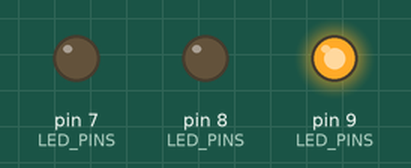
Simulated run of this sketch. Board: Arduino Uno, built with avr-gcc and run on an emulated ATmega328P. Parts: output pins drawn as LEDs (lit = HIGH). Random numbers use the default seed unless the sketch sets one.

Above: at 0.1 s.
At 62.2 s:
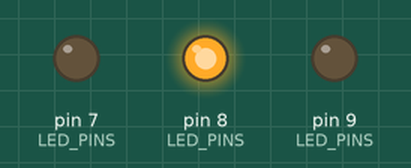
At 127.9 s:
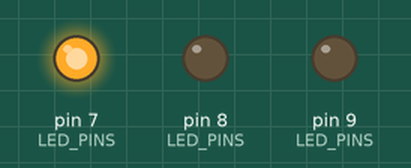
Timing chart, 0 to 129.4 s (numbered marks = the images above):
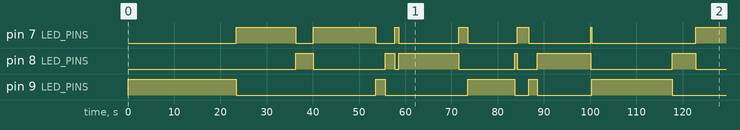

Measured:
- by itself, pin 7 (LED_PINS): LOW → HIGH at 23.4 s, → LOW 12.9 s later, → HIGH 3.8 s later, → LOW 13.5 s later, … (13 changes in this stretch)
- by itself, pin 8 (LED_PINS): LOW → HIGH at 36.3 s, → LOW 3.8 s later, → HIGH 15.6 s later, → LOW 2.1 s later, … (12 changes in this stretch)
- by itself, pin 9 (LED_PINS): LOW → HIGH at 0.00 s, → LOW 23.4 s later, → HIGH 30.3 s later, → LOW 2.0 s later, … (10 changes in this stretch)

The sketch:

RTOS10_Counting_Semaphore_2.ino
```cpp
#include <Arduino_FreeRTOS.h> // tested on Uno
#include <task.h>
#include <semphr.h>

#define LED_ON     LOW
#define LED_OFF    HIGH
#define NUM_LEDS   (3)
#define NUM_ACTIVE_TASKS (2)
const byte LED_PINS[] = {7,8,9,};

TaskHandle_t taskHandles[ NUM_LEDS ];
SemaphoreHandle_t  semaphore;// task function prototypes

void task( void *pvParameters );
void sequencer(  void *pvParameters );

void setup() {
  Serial.begin(9600);
  char sbuf[4];
  int  priority = (tskIDLE_PRIORITY + 2);
  randomSeed( analogRead(0) ); // initialize seed value
  semaphore = xSemaphoreCreateCounting(
                NUM_ACTIVE_TASKS, NUM_ACTIVE_TASKS );
  for ( int id=0; id < NUM_LEDS; id++ ) {
     sprintf( sbuf, "T%d", id );
     xTaskCreate(
       task, (const char *)sbuf, 60,
       (void *)id, priority, &taskHandles[id]
     );
  }
}

void loop() {} // do nothings

void task( void *pvParameters ) {
   byte id = (int)pvParameters;
   byte ledPin = LED_PINS[id];
   pinMode( ledPin, OUTPUT );
   digitalWrite( ledPin, LED_OFF );
   while(1) {
      if (xSemaphoreTake( semaphore, portMAX_DELAY )==pdTRUE){
         digitalWrite( ledPin, LED_ON );
         vTaskDelay( pdMS_TO_TICKS( random(500,1000) ) );
         digitalWrite( ledPin, LED_OFF );
         xSemaphoreGive( semaphore );
         taskYIELD();
      }
   }
}
```
